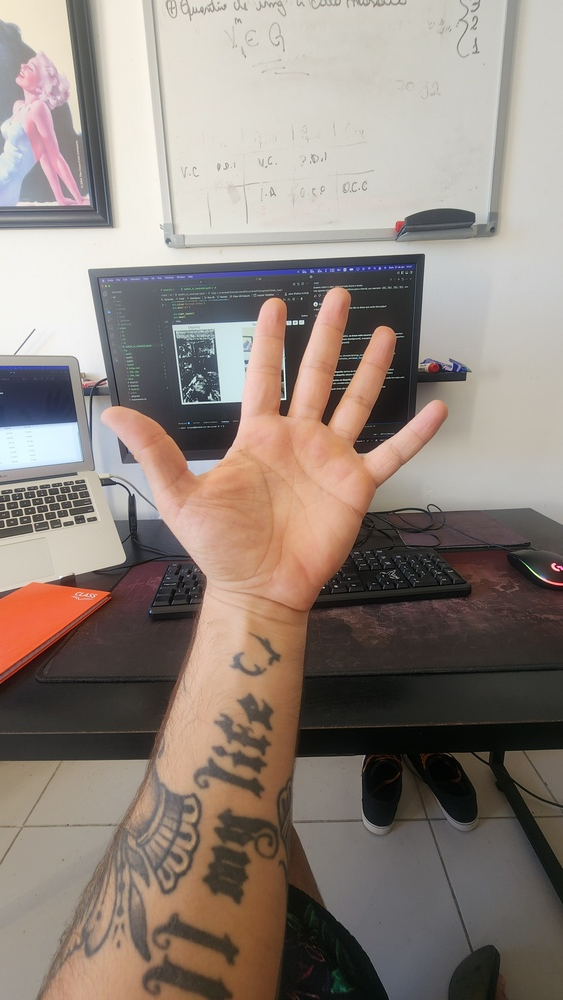
#> input picture img/task04/01.jpg, 563 x 1000 px, shrunk from 2252 x 4000 before the run, found by its file name
$ jupyter execute task04_q2_vc_mestrado.ipynb
#> lines starting #> are read from the running program, lines starting #| are printed output that depends on the picture; after the words box and inside, x2 and y2 are one past the last pixel; in counts of white or black regions, pixels touching at a corner belong together; long printed decimals are rounded
[cell 1]
import numpy as np
import cv2 as cv
import open3d as o3d
import matplotlib.pyplot as plt
import plotly.graph_objects as go

[cell 2]
imgL = cv.imread('/Users/luryand/Documents/VC/img/task04/01.jpg')
#> imgL is the input picture: shape (1000, 563, 3); mean B, G, R 123.6, 131.7, 143.8
imgR = cv.imread('/Users/luryand/Documents/VC/img/task04/02.jpg')
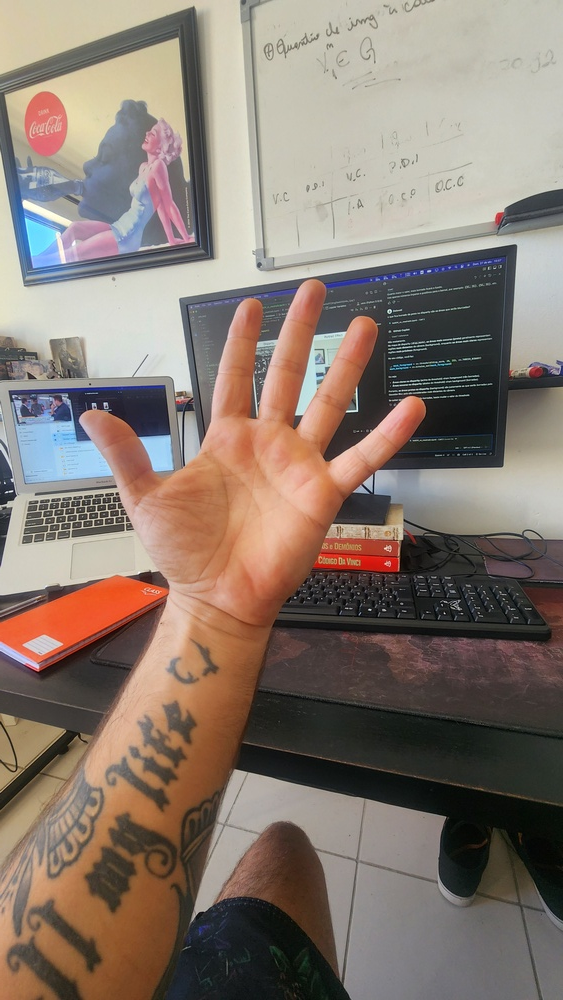
#> input picture img/task04/02.jpg, 563 x 1000 px, shrunk from 2252 x 4000 before the run, found by its file name
#> imgR is the input picture: shape (1000, 563, 3); mean B, G, R 111.2, 121.3, 135.7
imgL_gray = cv.cvtColor(imgL, cv.COLOR_BGR2GRAY)
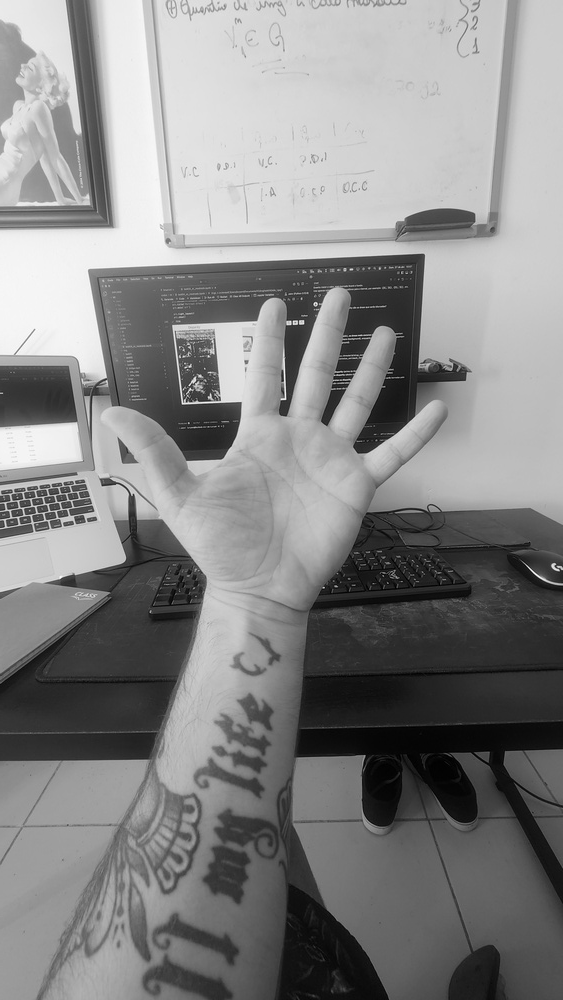
#> imgL_gray: shape (1000, 563); min 0, max 254, mean 134.4
imgR_gray = cv.cvtColor(imgR, cv.COLOR_BGR2GRAY)
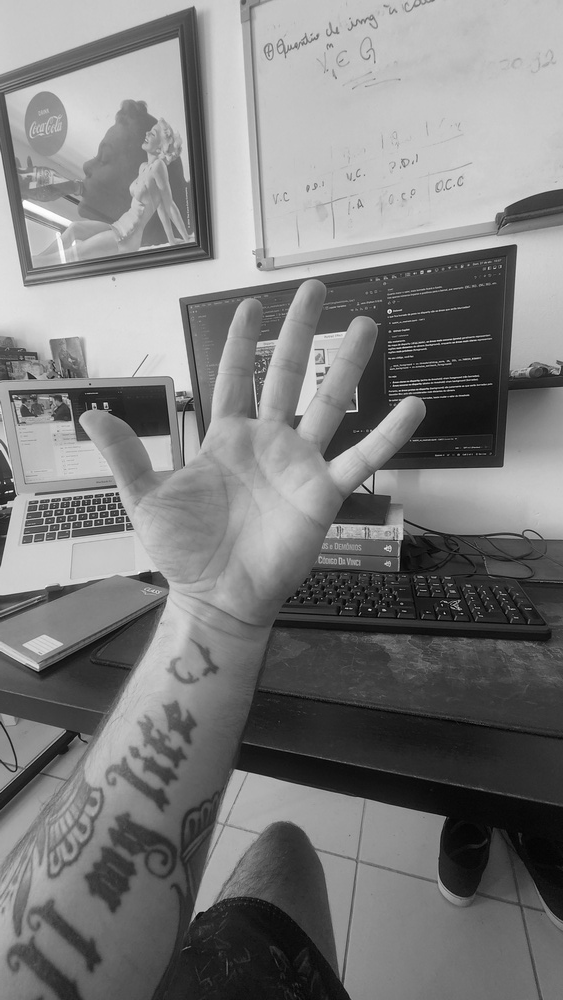
#> imgR_gray: shape (1000, 563); min 0, max 254, mean 124.5

stereo = cv.StereoSGBM_create(numDisparities=64,blockSize=9,
                              P1=8*3*9**2, P2=32*3*9**2,
                              disp12MaxDiff=1, uniquenessRatio=10,
                              speckleWindowSize=0, speckleRange=0,
                              preFilterCap=63, minDisparity=0)
disparity = stereo.compute(imgL_gray, imgR_gray).astype(np.int16)
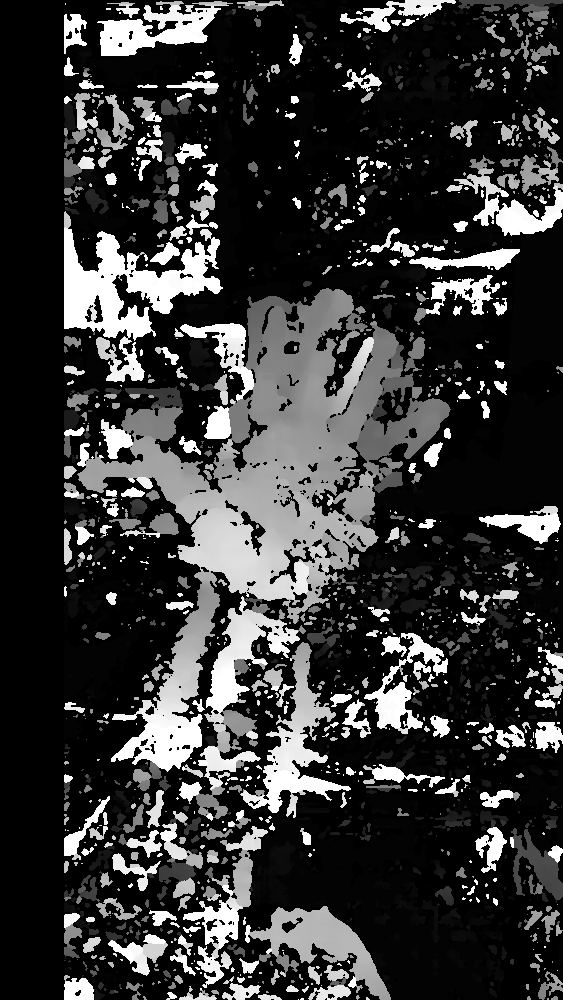
#> disparity: shape (1000, 563) int16; min -16, max 1008, mean 204.9; drawn with min black and max white

disp_norm = cv.normalize(disparity, None, 0, 255, cv.NORM_MINMAX).astype(np.uint8)
disp_blur = cv.medianBlur(disp_norm, 21)
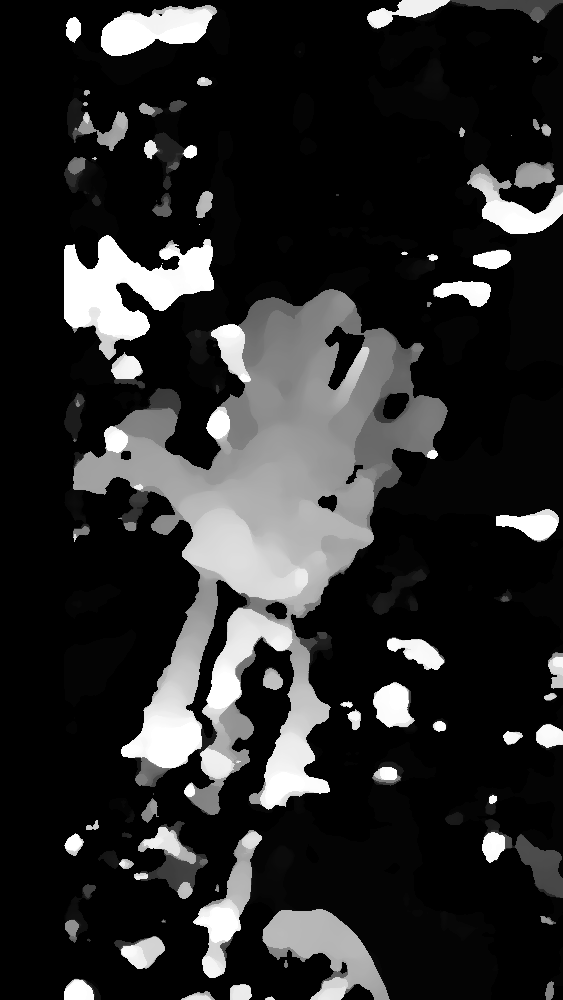
#> disp_blur: shape (1000, 563); min 0, max 255, mean 43.1

[cell 3]
def load_image_from_url(url):
    try:
        with urllib.request.urlopen(url) as response:
            img_array = np.asarray(bytearray(response.read()), dtype=np.uint8)
            return cv.imdecode(img_array, cv.IMREAD_COLOR)
    except Exception as e:
        print(f"Erro no URL {url}: {e}")
        return None

image_urls = [
    "https://raw.githubusercontent.com/Delevati/vc-2024-2/main/img/task04/01.jpg",
    "https://raw.githubusercontent.com/Delevati/vc-2024-2/main/img/task04/02.jpg",
    "https://raw.githubusercontent.com/Delevati/vc-2024-2/main/img/task04/03.jpg",
    "https://raw.githubusercontent.com/Delevati/vc-2024-2/main/img/task04/04.jpg",
    "https://raw.githubusercontent.com/Delevati/vc-2024-2/main/img/task04/05.jpg",
    "https://raw.githubusercontent.com/Delevati/vc-2024-2/main/img/task04/06.jpg"
]
imgL_gray = cv.cvtColor(imgL, cv.COLOR_BGR2GRAY)
imgR_gray = cv.cvtColor(imgR, cv.COLOR_BGR2GRAY)

stereo = cv.StereoSGBM_create(numDisparities=64,blockSize=9,
                              P1=8*3*9**2, P2=32*3*9**2,
                              disp12MaxDiff=1, uniquenessRatio=10,
                              speckleWindowSize=0, speckleRange=0,
                              preFilterCap=63, minDisparity=0)
disparity = stereo.compute(imgL_gray, imgR_gray).astype(np.int16)

disp_norm = cv.normalize(disparity, None, 0, 255, cv.NORM_MINMAX).astype(np.uint8)
disp_blur = cv.medianBlur(disp_norm, 21)

[cell 4]
# Essas matrizes eu peguei da
# Matrizes de calibração (exemplo: use sua matriz calibrada)
calib_matrix_P2 = np.array([
    [3.05667963e+03, 0.00000000e+00, 1.00993159e+03, 0],
    [0.00000000e+00, 2.93188868e+03, 1.06438845e+03, 0],
    [0.00000000e+00, 0.00000000e+00, 1.00000000e+00, 0]
])
calib_matrix_P3 = calib_matrix_P2.copy()  # Use a matriz correta se tiver

cam1 = calib_matrix_P2[:, :3]
cam2 = calib_matrix_P3[:, :3]

# Parâmetros de rotação e translação
R = np.identity(3)
T = np.array([0.1, 0., 0.])

# Gere a matriz Q (reprojeção 3D)
h, w = imgL_gray.shape
#> h = 1000; w = 563
Q = np.zeros((4, 4))
cv.stereoRectify(
    cameraMatrix1=cam1, cameraMatrix2=cam2,
    distCoeffs1=None, distCoeffs2=None,
    imageSize=(w, h),
    R=R, T=T,
    R1=None, R2=None, P1=None, P2=None, Q=Q,
    flags=0, alpha=0
)

print("Matriz Q (reprojeção 3D):")
print(Q)

[cell 5]
plt.imshow(disparity, cmap='gray')
plt.colorbar()
plt.title('Mapa de Disparidade')
plt.show()
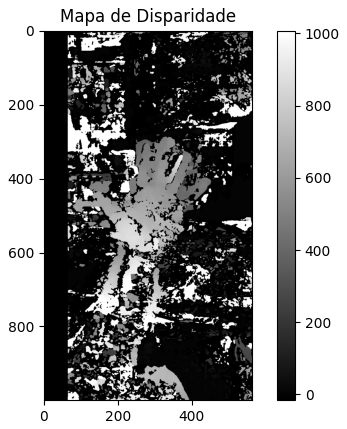
#> figure drawn by matplotlib, 2 panels

[cell 6]
# Gere a nuvem de pontos 3D
points_3D = cv.reprojectImageTo3D(disparity, Q)
#> points_3D: shape (1000, 563, 3) float32; 12.18% of the values are NaN or infinite; the others: min -32.96, max 18.54, mean 2.08
colors = cv.cvtColor(imgL, cv.COLOR_BGR2RGB)
mask = (disparity > 0) & np.isfinite(disparity)
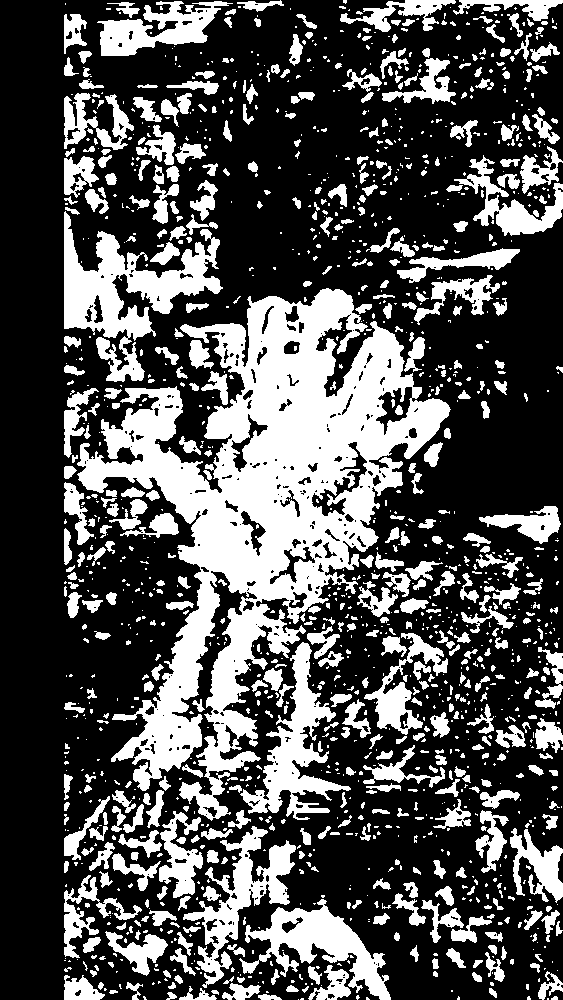
#> mask: shape (1000, 563) bool; 32% white; 1499 white regions (956 under 20 px), largest, box (x1, y1, x2, y2) and area: (77, 288, 451, 821) 67568, (64, 211, 223, 382) 9639, (240, 642, 351, 820) 5744
out_points = points_3D[mask]
out_colors = colors[mask]

# Função para salvar em PLY
def write_ply(filename, verts, colors):
    verts = verts.reshape(-1, 3)
    colors = colors.reshape(-1, 3)
    verts = np.hstack([verts, colors])
    ply_header = '''ply
format ascii 1.0
element vertex %(vert_num)d
property float x
property float y
property float z
property uchar red
property uchar green
property uchar blue
end_header
'''
    with open(filename, 'w') as f:
        f.write(ply_header % dict(vert_num=len(verts)))
        np.savetxt(f, verts, '%f %f %f %d %d %d')

write_ply('out.ply', out_points, out_colors)
print('PLY file salvo!')

[cell 7]
print("Shape dos pontos:", out_points.shape)
#| Shape dos pontos: (179960, 3)
print("Coordenadas mínimas (X, Y, Z):", np.min(out_points, axis=0))
#| Coordenadas mínimas (X, Y, Z): [ 4.1485362e-02  6.4869486e-03 -3.2962334e+01]
print("Coordenadas máximas (X, Y, Z):", np.max(out_points, axis=0))
#| Coordenadas máximas (X, Y, Z): [10.046   11.271   -0.2943]
print("Média (X, Y, Z):", np.mean(out_points, axis=0))
#| Média (X, Y, Z): [ 0.3744  0.2789  -1.710 ]
print("Desvio padrão (X, Y, Z):", np.std(out_points, axis=0))
#| Desvio padrão (X, Y, Z): [0.9855 0.8832 4.542 ]

[cell 8]
# Reflete X se necessário (opcional, depende do seu reprojectImageTo3D)
reflected_points = out_points.copy()
reflected_points[:, 0] *= -1

# Projeta os pontos 3D de volta para 2D usando a matriz da câmera
projected_points, _ = cv.projectPoints(
    reflected_points, np.zeros(3), np.zeros(3),
    calib_matrix_P2[:, :3], np.zeros(5)
)
projected_points = projected_points.reshape(-1, 2)
#> projected_points = 179960 pairs, first value 1440.8 to 1953.9, second value 12.46 to 999.8
blank_img = np.zeros_like(imgL)

for i, pt in enumerate(projected_points):
    pt_x = int(round(pt[0]))
    pt_y = int(round(pt[1]))
    if 0 <= pt_x < blank_img.shape[1] and 0 <= pt_y < blank_img.shape[0]:
        col = tuple(int(c) for c in out_colors[i])
        cv.circle(blank_img, (pt_x, pt_y), 1, col, -1)
#> this loop made 179960 passes
#> (pt, pt_x) on passes 1 to 3: ([1731.4, 12.46], 1731), ([1666.4, 12.46], 1666), ([1665.4, 12.46], 1665)
#> blank_img: shape (1000, 563, 3); every value is 0

plt.figure(figsize=(10, 8))
plt.imshow(cv.cvtColor(blank_img, cv.COLOR_BGR2RGB))
plt.title("Pontos reprojetados na imagem")
plt.axis('off')
plt.show()

[cell 9]
plt.figure(figsize=(12, 10))

# Mapa de disparidade escala de cinza
plt.subplot(221)
plt.imshow(disparity, cmap='gray')
plt.colorbar(shrink=0.7)
plt.title('Mapa de Disparidade (Escala de Cinza)', fontsize=12)

# Mapa de disparidade colormap 'jet'
plt.subplot(222)
plt.imshow(disparity, cmap='jet')
plt.colorbar(shrink=0.7)
plt.title('Mapa de Disparidade (Heatmap)', fontsize=12)

# Mapa de disparidade colormap 'inferno'
plt.subplot(223)
plt.imshow(disparity, cmap='inferno')
plt.colorbar(shrink=0.7)
plt.title('Mapa de Disparidade (Inferno)', fontsize=12)

# Mapa de disparidade com blur
plt.subplot(224)
plt.imshow(disp_blur, cmap='viridis')
plt.colorbar(shrink=0.7)
plt.title('Mapa de Disparidade (Suavizado)', fontsize=12)

plt.tight_layout(rect=[0, 0.03, 1, 0.95])
plt.suptitle('Visualização do Mapa de Disparidade', fontsize=16)
plt.show()
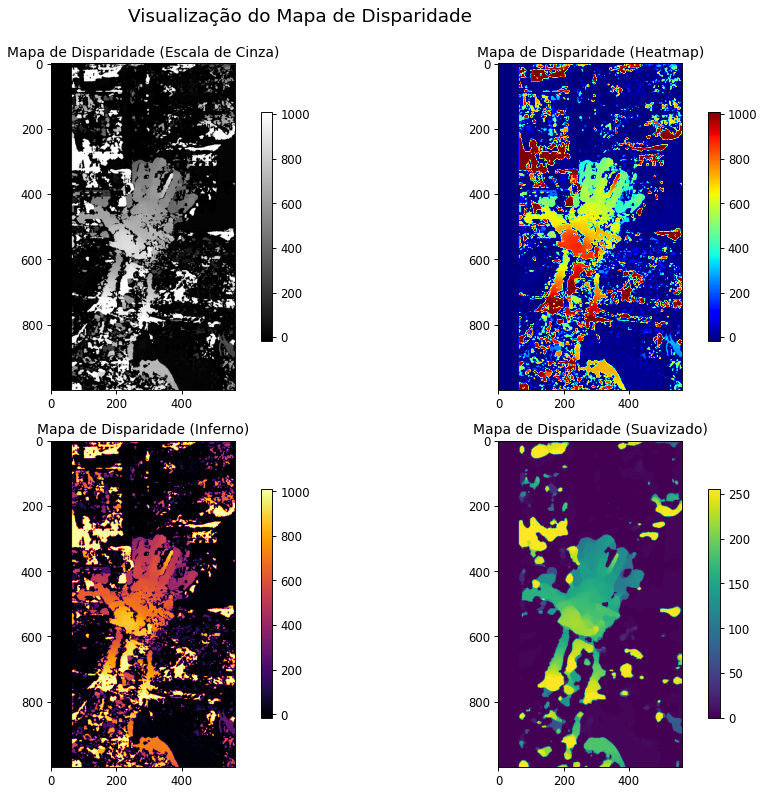
#> figure drawn by matplotlib, 8 panels

[cell 10]
# Visualização interativa avançada da nuvem de pontos 3D
idx = np.random.choice(len(out_points), size=min(30000, len(out_points)), replace=False)
pts = np.asarray(out_points)[idx]
cols = np.asarray(out_colors)[idx] / 255.0

# Criar uma visualização Plotly mais elaborada
fig = go.Figure(data=[go.Scatter3d(
    x=pts[:, 0], y=pts[:, 1], z=pts[:, 2],
    mode='markers',
    marker=dict(
        size=2,
        color=cols,  # RGB colors
        opacity=0.8
    ),
    name='Nuvem de pontos'
)])

# Adicionar planos de referência (opcional)
max_range = max(
    np.max(pts[:, 0]) - np.min(pts[:, 0]),
    np.max(pts[:, 1]) - np.min(pts[:, 1]),
    np.max(pts[:, 2]) - np.min(pts[:, 2])
)
#> max_range = 32.67
mean_x = np.mean([np.min(pts[:, 0]), np.max(pts[:, 0])])
#> mean_x = 5.03
mean_y = np.mean([np.min(pts[:, 1]), np.max(pts[:, 1])])
#> mean_y = 5.62
mean_z = np.mean([np.min(pts[:, 2]), np.max(pts[:, 2])])
#> mean_z = -16.63

# Configuração aprimorada de layout
fig.update_layout(
    title={
        'text': "Visualização Interativa da Nuvem de Pontos 3D",
        'y':0.95,
        'x':0.5,
        'xanchor': 'center',
        'yanchor': 'top'
    },
    scene=dict(
        xaxis_title='Eixo X',
        yaxis_title='Eixo Y',
        zaxis_title='Eixo Z',
        xaxis=dict(showbackground=True, backgroundcolor="rgb(230, 230,230)", gridcolor='white'),
        yaxis=dict(showbackground=True, backgroundcolor="rgb(230, 230,230)", gridcolor='white'),
        zaxis=dict(showbackground=True, backgroundcolor="rgb(230, 230,230)", gridcolor='white'),
        camera=dict(
            up=dict(x=0, y=0, z=1),
            eye=dict(x=1.5, y=1.5, z=1.2)
        ),
        aspectmode='auto'
    ),
    margin=dict(l=0, r=0, b=0, t=0),
    legend=dict(
        yanchor="top",
        y=0.99,
        xanchor="left",
        x=0.01
    )
)

fig.show()
